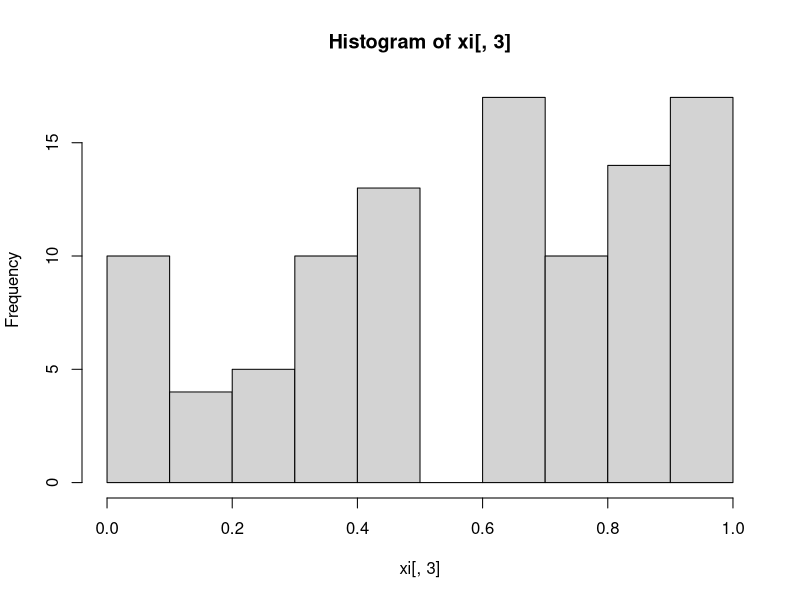

Write the R code that produced this figure.
Additive_RNG<-function(a,z0,c,m,n) {
  xi<-matrix(NA,n,3)
  colnames(xi)<-c("aZ(i-1)+c","Xi","Ui")
  for (i in 1:n)
  {
    xi[i,1]<-(a*z0+c)
    xi[i,2]<-xi[i,1]%%m
    xi[i,3]<-xi[i,2]/m
    z0<-xi[i,2]
  }
  hist(xi[,3])
  View(xi)
}
Additive_RNG(35,11123,437,138,100)


Bernouli_2<-function(n,p) {
  i<-n
  p<-p
  X<-runif(i)
  Y<-(X<=p)+0
  (tabel<-table(Y)/length(Y))
}
Bernouli_2(30,0.65)
Bernouli_2(107,0.65)
Bernouli_2(42,0.65)
Bernouli_2(113,0.65)
Bernouli_2(114,0.65)
Bernouli_2(11,0.65)
Bernouli_2(132,0.65)
Bernouli_2(89,0.65)
Bernouli_2(102,0.65)
Bernouli_2(5,0.65)
Bernouli_2(60,0.65)
Bernouli_2(53,0.65)
Bernouli_2(84,0.65)
Bernouli_2(65,0.65)
Bernouli_2(90,0.65)
Bernouli_2(137,0.65)
Bernouli_2(126,0.65)
Bernouli_2(17,0.65)
Bernouli_2(66,0.65)
Bernouli_2(125,0.65)
Bernouli_2(120,0.65)
Bernouli_2(83,0.65)
Bernouli_2(30,0.65)
Bernouli_2(107,0.65)
Bernouli_2(42,0.65)
Bernouli_2(113,0.65)
Bernouli_2(114,0.65)
Bernouli_2(11,0.65)
Bernouli_2(132,0.65)
Bernouli_2(89,0.65)
Bernouli_2(102,0.65)
Bernouli_2(5,0.65)
Bernouli_2(60,0.65)
Bernouli_2(53,0.65)
Bernouli_2(84,0.65)
Bernouli_2(65,0.65)
Bernouli_2(90,0.65)
Bernouli_2(137,0.65)
Bernouli_2(126,0.65)
Bernouli_2(17,0.65)
Bernouli_2(66,0.65)
Bernouli_2(125,0.65)
Bernouli_2(120,0.65)
Bernouli_2(83,0.65)
Bernouli_2(30,0.65)
Bernouli_2(107,0.65)
Bernouli_2(42,0.65)
Bernouli_2(113,0.65)
Bernouli_2(114,0.65)
Bernouli_2(11,0.65)
Bernouli_2(132,0.65)
Bernouli_2(89,0.65)
Bernouli_2(102,0.65)
Bernouli_2(5,0.65)
Bernouli_2(60,0.65)
Bernouli_2(53,0.65)
Bernouli_2(84,0.65)
Bernouli_2(65,0.65)
Bernouli_2(90,0.65)
Bernouli_2(137,0.65)
Bernouli_2(126,0.65)
Bernouli_2(17,0.65)
Bernouli_2(66,0.65)
Bernouli_2(125,0.65)
Bernouli_2(83,0.65)
Bernouli_2(30,0.65)
Bernouli_2(107,0.65)
Bernouli_2(42,0.65)
Bernouli_2(113,0.65)
Bernouli_2(114,0.65)
Bernouli_2(11,0.65)
Bernouli_2(132,0.65)
Bernouli_2(89,0.65)
Bernouli_2(102,0.65)
Bernouli_2(5,0.65)
Bernouli_2(60,0.65)
Bernouli_2(53,0.65)
Bernouli_2(84,0.65)
Bernouli_2(65,0.65)
Bernouli_2(90,0.65)
Bernouli_2(137,0.65)
Bernouli_2(126,0.65)
Bernouli_2(17,0.65)
Bernouli_2(66,0.65)
Bernouli_2(125,0.65)
Bernouli_2(120,0.65)
Bernouli_2(83,0.65)
Bernouli_2(30,0.65)
Bernouli_2(107,0.65)
Bernouli_2(42,0.65)
Bernouli_2(113,0.65)
Bernouli_2(114,0.65)
Bernouli_2(11,0.65)
Bernouli_2(132,0.65)
Bernouli_2(89,0.65)
Bernouli_2(102,0.65)
Bernouli_2(5,0.65)
Bernouli_2(60,0.65)
Bernouli_2(53,0.65)

